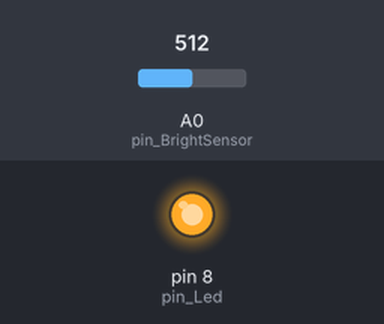
Bench run of a sketch on a simulated Arduino Uno, built with avr-gcc and run on an emulated ATmega328P. Shown: output pins drawn as LEDs (lit = HIGH). The inputs (shaded band) are chosen by the test bench; at power-on: A0 (pin_BrightSensor) = 512.

Above: at 1.2 s.
1.3 s: A0 (pin_BrightSensor) set to 783
2.8 s: A0 (pin_BrightSensor) set to 808
At 3.2 s:
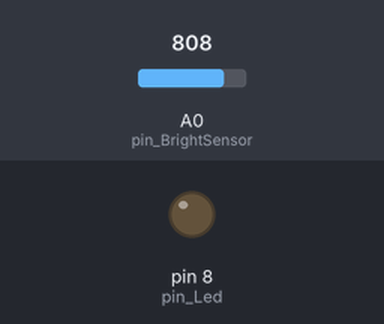
4.3 s: A0 (pin_BrightSensor) set to 790
At 5.5 s:
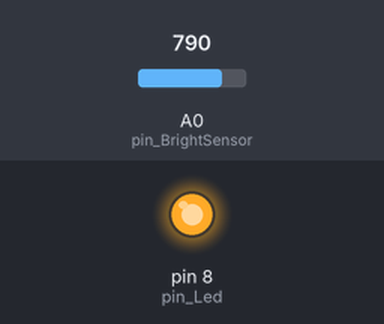
5.8 s: A0 (pin_BrightSensor) set to 810
At 6.7 s:
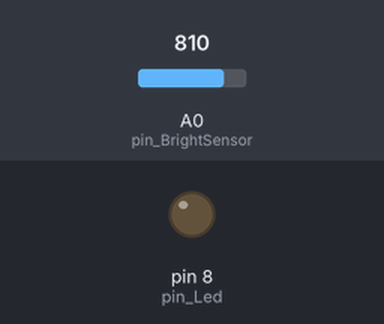
Timing chart, 0 to 8.3 s (numbered marks = the images above; inputs shaded):
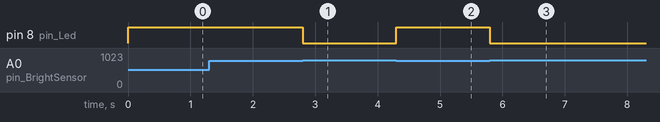

The sketch:

WithBrightSensor.ino
```cpp
//---------초기 선언들---------

//입출력 핀들
const int pin_Led = 8; //LED 제어할 핀
const int pin_BrightSensor = A0; //조도센서를 감지할 핀

//변수들
int flag_led = LOW; //LED 제어 상태

//상수들
const int threshold_bright = 800;

//구조체들

//---------기능 함수들---------

//---------메인 함수들---------
void setup() {

  //사용할 핀들의 용도를 제어/감지로 설정함
  pinMode(pin_Led, OUTPUT);
  pinMode(pin_BrightSensor, INPUT);
}

void loop() {

  //LED에게 현재 제어상태를 적용함
  digitalWrite(pin_Led, flag_led);

  //조도센서의 상태에따라 LED제어를 바꿈
  if (analogRead(pin_BrightSensor) < threshold_bright)
  {
    flag_led = HIGH;
  }
  else
  {
    flag_led = LOW;
  }

}
```

Measured:
- the behaviour switches between 799 and 800 on A0 (pin_BrightSensor) (found by bisection; images 0 and 1)
- after the input at 1.3 s, every drawn part: stays the same
- after the input at 2.8 s, pin 8 (pin_Led): HIGH → LOW at once
- after the input at 4.3 s, pin 8 (pin_Led): LOW → HIGH at once
- after the input at 5.8 s, pin 8 (pin_Led): HIGH → LOW at once
